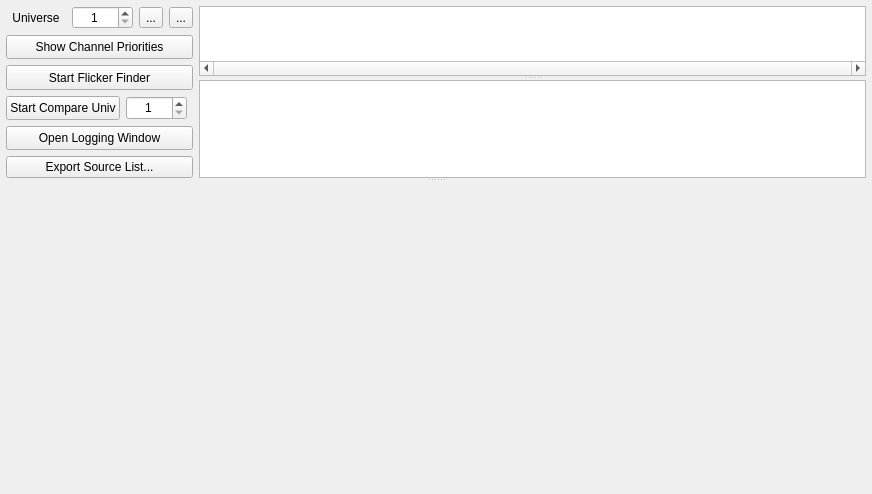
<?xml version="1.0" encoding="UTF-8"?>
<ui version="4.0">
 <class>UniverseView</class>
 <widget class="QWidget" name="UniverseView">
  <property name="geometry">
   <rect>
    <x>0</x>
    <y>0</y>
    <width>872</width>
    <height>494</height>
   </rect>
  </property>
  <property name="windowTitle">
   <string>Universe View</string>
  </property>
  <property name="windowIcon">
   <iconset resource="../res/resources.qrc">
    <normaloff>:/icons/univ_view.png</normaloff>:/icons/univ_view.png</iconset>
  </property>
  <layout class="QVBoxLayout" name="verticalLayout_2">
   <property name="leftMargin">
    <number>6</number>
   </property>
   <property name="topMargin">
    <number>6</number>
   </property>
   <property name="rightMargin">
    <number>6</number>
   </property>
   <property name="bottomMargin">
    <number>6</number>
   </property>
   <item>
    <widget class="QSplitter" name="splitter_2">
     <property name="sizePolicy">
      <sizepolicy hsizetype="Preferred" vsizetype="Preferred">
       <horstretch>0</horstretch>
       <verstretch>0</verstretch>
      </sizepolicy>
     </property>
     <property name="minimumSize">
      <size>
       <width>0</width>
       <height>0</height>
      </size>
     </property>
     <property name="maximumSize">
      <size>
       <width>16777215</width>
       <height>16777215</height>
      </size>
     </property>
     <property name="orientation">
      <enum>Qt::Vertical</enum>
     </property>
     <widget class="QWidget" name="widget" native="true">
      <property name="sizePolicy">
       <sizepolicy hsizetype="Preferred" vsizetype="Preferred">
        <horstretch>0</horstretch>
        <verstretch>0</verstretch>
       </sizepolicy>
      </property>
      <property name="maximumSize">
       <size>
        <width>16777215</width>
        <height>200</height>
       </size>
      </property>
      <layout class="QHBoxLayout" name="horizontalLayout" stretch="0,1">
       <property name="leftMargin">
        <number>0</number>
       </property>
       <property name="topMargin">
        <number>0</number>
       </property>
       <property name="rightMargin">
        <number>0</number>
       </property>
       <property name="bottomMargin">
        <number>0</number>
       </property>
       <item>
        <layout class="QGridLayout" name="gridLayout">
         <item row="0" column="0" colspan="3">
          <layout class="QHBoxLayout" name="horizontalLayout_2">
           <item>
            <widget class="QLabel" name="label">
             <property name="text">
              <string>Universe</string>
             </property>
             <property name="alignment">
              <set>Qt::AlignCenter</set>
             </property>
            </widget>
           </item>
           <item>
            <widget class="QSpinBox_ResizeToContent" name="sbUniverse">
             <property name="sizePolicy">
              <sizepolicy hsizetype="Minimum" vsizetype="Preferred">
               <horstretch>0</horstretch>
               <verstretch>0</verstretch>
              </sizepolicy>
             </property>
             <property name="alignment">
              <set>Qt::AlignCenter</set>
             </property>
             <property name="minimum">
              <number>1</number>
             </property>
             <property name="maximum">
              <number>63999</number>
             </property>
            </widget>
           </item>
           <item>
            <widget class="QToolButton" name="btnGo">
             <property name="toolTip">
              <string>Start reception of sACN</string>
             </property>
             <property name="text">
              <string notr="true">...</string>
             </property>
             <property name="icon">
              <iconset resource="../res/resources.qrc">
               <normaloff>:/icons/play.png</normaloff>:/icons/play.png</iconset>
             </property>
            </widget>
           </item>
           <item>
            <widget class="QToolButton" name="btnPause">
             <property name="toolTip">
              <string>Pause reception of sACN</string>
             </property>
             <property name="text">
              <string notr="true">...</string>
             </property>
             <property name="icon">
              <iconset resource="../res/resources.qrc">
               <normaloff>:/icons/pause.png</normaloff>:/icons/pause.png</iconset>
             </property>
            </widget>
           </item>
          </layout>
         </item>
         <item row="1" column="0" colspan="3">
          <widget class="QPushButton" name="btnShowPriority">
           <property name="sizePolicy">
            <sizepolicy hsizetype="Expanding" vsizetype="Expanding">
             <horstretch>0</horstretch>
             <verstretch>0</verstretch>
            </sizepolicy>
           </property>
           <property name="text">
            <string>Show Channel Priorities</string>
           </property>
           <property name="checkable">
            <bool>true</bool>
           </property>
          </widget>
         </item>
         <item row="4" column="0" colspan="3">
          <widget class="QPushButton" name="btnLogWindow">
           <property name="sizePolicy">
            <sizepolicy hsizetype="Expanding" vsizetype="Expanding">
             <horstretch>0</horstretch>
             <verstretch>0</verstretch>
            </sizepolicy>
           </property>
           <property name="text">
            <string>Open Logging Window</string>
           </property>
          </widget>
         </item>
         <item row="3" column="0">
          <widget class="QPushButton" name="btnCompareUniverse">
           <property name="sizePolicy">
            <sizepolicy hsizetype="Expanding" vsizetype="Expanding">
             <horstretch>0</horstretch>
             <verstretch>0</verstretch>
            </sizepolicy>
           </property>
           <property name="toolTip">
            <string>Compare levels with another universe</string>
           </property>
           <property name="text">
            <string>Start Compare Univ</string>
           </property>
           <property name="checkable">
            <bool>false</bool>
           </property>
          </widget>
         </item>
         <item row="3" column="1">
          <widget class="QSpinBox" name="sbCompareUniverse">
           <property name="sizePolicy">
            <sizepolicy hsizetype="Minimum" vsizetype="Preferred">
             <horstretch>0</horstretch>
             <verstretch>0</verstretch>
            </sizepolicy>
           </property>
           <property name="alignment">
            <set>Qt::AlignCenter</set>
           </property>
           <property name="minimum">
            <number>1</number>
           </property>
           <property name="maximum">
            <number>63999</number>
           </property>
          </widget>
         </item>
         <item row="5" column="0" colspan="3">
          <widget class="QPushButton" name="btnExportSourceList">
           <property name="text">
            <string>Export Source List...</string>
           </property>
          </widget>
         </item>
         <item row="2" column="0" colspan="3">
          <widget class="QPushButton" name="btnStartFlickerFinder">
           <property name="sizePolicy">
            <sizepolicy hsizetype="Expanding" vsizetype="Expanding">
             <horstretch>0</horstretch>
             <verstretch>0</verstretch>
            </sizepolicy>
           </property>
           <property name="text">
            <string>Start Flicker Finder</string>
           </property>
           <property name="checkable">
            <bool>false</bool>
           </property>
          </widget>
         </item>
        </layout>
       </item>
       <item>
        <widget class="QSplitter" name="splitter">
         <property name="sizePolicy">
          <sizepolicy hsizetype="Expanding" vsizetype="Expanding">
           <horstretch>0</horstretch>
           <verstretch>0</verstretch>
          </sizepolicy>
         </property>
         <property name="orientation">
          <enum>Qt::Vertical</enum>
         </property>
         <widget class="QTableView" name="tableView">
          <property name="sizePolicy">
           <sizepolicy hsizetype="Expanding" vsizetype="Expanding">
            <horstretch>0</horstretch>
            <verstretch>0</verstretch>
           </sizepolicy>
          </property>
          <property name="horizontalScrollBarPolicy">
           <enum>Qt::ScrollBarAlwaysOn</enum>
          </property>
          <property name="sizeAdjustPolicy">
           <enum>QAbstractScrollArea::AdjustToContents</enum>
          </property>
          <property name="editTriggers">
           <set>QAbstractItemView::NoEditTriggers</set>
          </property>
          <property name="selectionMode">
           <enum>QAbstractItemView::NoSelection</enum>
          </property>
          <property name="selectionBehavior">
           <enum>QAbstractItemView::SelectRows</enum>
          </property>
          <property name="sortingEnabled">
           <bool>true</bool>
          </property>
          <attribute name="verticalHeaderVisible">
           <bool>false</bool>
          </attribute>
          <attribute name="verticalHeaderDefaultSectionSize">
           <number>24</number>
          </attribute>
         </widget>
         <widget class="QPlainTextEdit" name="teInfo">
          <property name="sizePolicy">
           <sizepolicy hsizetype="Expanding" vsizetype="Preferred">
            <horstretch>0</horstretch>
            <verstretch>0</verstretch>
           </sizepolicy>
          </property>
          <property name="minimumSize">
           <size>
            <width>0</width>
            <height>30</height>
           </size>
          </property>
          <property name="font">
           <font>
            <family>Courier New</family>
            <pointsize>12</pointsize>
            <weight>75</weight>
            <bold>true</bold>
           </font>
          </property>
         </widget>
        </widget>
       </item>
      </layout>
     </widget>
     <widget class="UniverseDisplay" name="universeDisplay" native="true">
      <property name="sizePolicy">
       <sizepolicy hsizetype="Minimum" vsizetype="Minimum">
        <horstretch>0</horstretch>
        <verstretch>1</verstretch>
       </sizepolicy>
      </property>
      <property name="minimumSize">
       <size>
        <width>860</width>
        <height>306</height>
       </size>
      </property>
      <property name="maximumSize">
       <size>
        <width>16777215</width>
        <height>16777215</height>
       </size>
      </property>
      <property name="baseSize">
       <size>
        <width>0</width>
        <height>0</height>
       </size>
      </property>
      <property name="styleSheet">
       <string notr="true"/>
      </property>
     </widget>
    </widget>
   </item>
  </layout>
 </widget>
 <customwidgets>
  <customwidget>
   <class>UniverseDisplay</class>
   <extends>QWidget</extends>
   <header>universedisplay.h</header>
   <container>1</container>
  </customwidget>
  <customwidget>
   <class>QSpinBox_ResizeToContent</class>
   <extends>QSpinBox</extends>
   <header>qspinbox_resizetocontent.h</header>
  </customwidget>
 </customwidgets>
 <resources>
  <include location="../res/resources.qrc"/>
 </resources>
 <connections/>
</ui>
